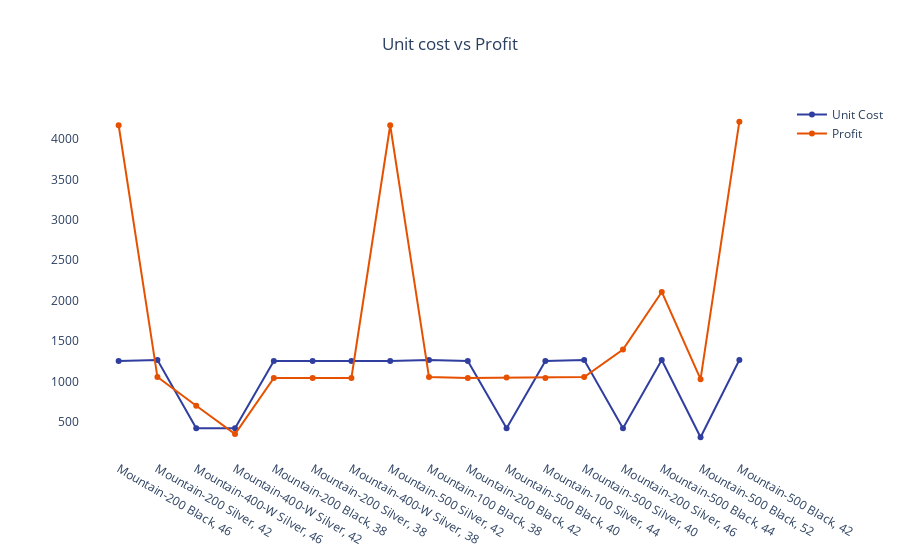

The notebook cell saved with this chart:
### Code cell
fig=go.Figure()

fig.add_trace(
    go.Scatter(x=dff['Product Description'].unique(),y=dff['Unit Cost'],
               name='Unit Cost',
               mode='lines+markers',
               line=dict(color=colors['blue']))
)

fig.add_trace(
    go.Scatter(x=dff['Product Description'].unique(),y=dff['Profit'],
               name='Profit',
               mode='lines+markers',
               line=dict(color=colors['orange']))
)


fig.update_layout(title_text='Unit cost vs Profit',title_x=0.5,
                  plot_bgcolor=colors['white'],
                  paper_bgcolor=colors['white'])

fig.show()

### Figure 1 — Plotly figure (JSON) as saved in the notebook; plotly's stock layout.template omitted (floating-point values rounded to 4 significant figures)
{"data": [{"line": {"color": "rgb(48, 63, 159)"}, "mode": "lines+markers", "name": "Unit Cost", "type": "scatter", "x": ["Mountain-200 Black, 46", "Mountain-200 Silver, 42", "Mountain-400-W Silver, 46", "Mountain-400-W Silver, 42", "Mountain-200 Black, 38", "Mountain-200 Silver, 38", "Mountain-400-W Silver, 38", "Mountain-500 Silver, 42", "Mountain-100 Black, 38", "Mountain-200 Black, 42", "Mountain-500 Black, 40", "Mountain-100 Silver, 44", "Mountain-500 Silver, 40", "Mountain-200 Silver, 46", "Mountain-500 Black, 44", "Mountain-500 Black, 52", "Mountain-500 Black, 42"], "y": [1252, 1266, 420, 420, 1252, 1252, 1252, 1252, 1266, 1252, 420, 1252, 1266, 420, 1266, 308, 1266, 1898, 1266, 1252, 1252, 1252, 295, 1912, 1252, 1252, 420, 1252, 420, 1266, 1266, 420, 1252, 1266, 1266, 1266, 308, 1252, 1252, 1266, 1252, 420, 1266, 1252, 1252, 1266, 1266, 420, 1266, 308, 1266, 1266, 420, 1252, 1252, 1266, 1266, 295, 1252, 1252, 1252, 1252, 295, 1252, 1266, 1252, 295, 1266, 1266, 1266, 420, 1266, 1252, 308, 1252, 1252, 1266, 1266, 1252, 295, 1252]}, {"line": {"color": "rgb(230, 81, 0)"}, "mode": "lines+markers", "name": "Profit", "type": "scatter", "x": ["Mountain-200 Black, 46", "Mountain-200 Silver, 42", "Mountain-400-W Silver, 46", "Mountain-400-W Silver, 42", "Mountain-200 Black, 38", "Mountain-200 Silver, 38", "Mountain-400-W Silver, 38", "Mountain-500 Silver, 42", "Mountain-100 Black, 38", "Mountain-200 Black, 42", "Mountain-500 Black, 40", "Mountain-100 Silver, 44", "Mountain-500 Silver, 40", "Mountain-200 Silver, 46", "Mountain-500 Black, 44", "Mountain-500 Black, 52", "Mountain-500 Black, 42"], "y": [4172, 1054, 698, 349, 1043, 1043, 1043, 4172, 1054, 1043, 1047, 1043, 1054, 1396, 2108, 1028, 4216, 2954, 1054, 2086, 2086, 1043, 245, 1488, 1043, 3129, 698, 1043, 349, 1054, 4216, 1396, 2086, 1054, 1054, 3162, 257, 1043, 1043, 2108, 1043, 349, 1054, 2086, 2086, 1054, 2108, 349, 1054, 1028, 4216, 3162, 1047, 3129, 1043, 1054, 4216, 980, 4172, 4172, 4172, 4172, 490, 2086, 1054, 4172, 735, 1054, 1054, 3162, 698, 3162, 3129, 257, 1043, 1043, 1054, 1054, 1043, 245, 4172]}], "layout": {"paper_bgcolor": "rgb(255,255,255)", "plot_bgcolor": "rgb(255,255,255)", "title": {"text": "Unit cost vs Profit", "x": 0.5}}}
